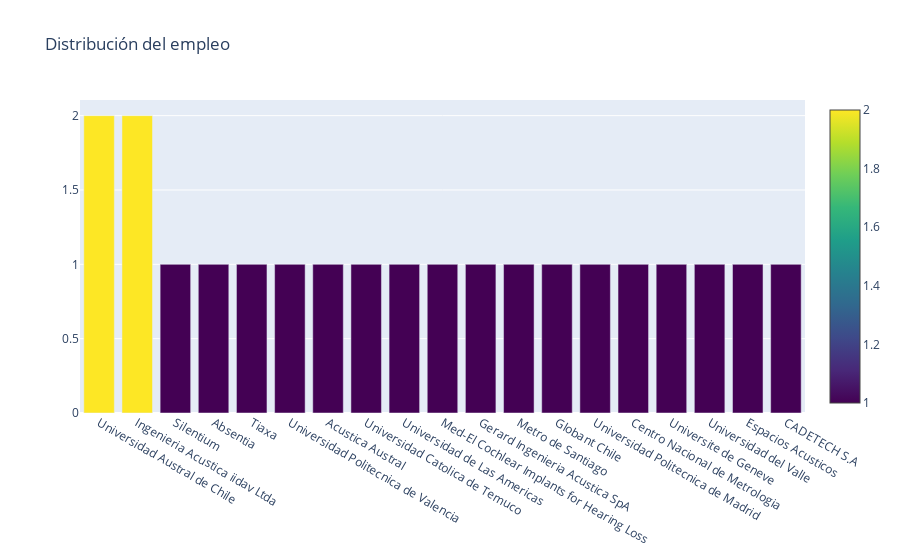

Notebook code cell kept with this figure:
### Code cell
cnt_srs = df_egresados_subset_columns['EmploymentStatus'].value_counts()
trace = go.Bar(
    x=cnt_srs.index,
    y=cnt_srs.values,
    marker=dict(
        #color = np.random.randn(500), #set color equal to a variable
        color = cnt_srs.values,
        colorscale='Viridis',
        showscale=True
    ),
)
layout = go.Layout(
    title='Distribución del empleo'
)
data = [trace]
fig = go.Figure(data=data, layout=layout)
py.iplot(fig, filename="background")

### Figure 1 — Plotly figure (JSON) as saved in the notebook; plotly's stock layout.template omitted (floating-point values rounded to 4 significant figures)
{"data": [{"marker": {"color": [2, 2, 1, 1, 1, 1, 1, 1, 1, 1, 1, 1, 1, 1, 1, 1, 1, 1, 1], "colorscale": [[0, "#440154"], [0.1111, "#482878"], [0.2222, "#3e4989"], [0.3333, "#31688e"], [0.4444, "#26828e"], [0.5556, "#1f9e89"], [0.6667, "#35b779"], [0.7778, "#6ece58"], [0.8889, "#b5de2b"], [1, "#fde725"]], "showscale": true}, "type": "bar", "x": ["Universidad Austral de Chile", "Ingenieria Acustica iidav Ltda", "Silentium", "Absentia", "Tiaxa", "Universidad Politecnica de Valencia", "Acustica Austral", "Universidad Catolica de Temuco", "Universidad de Las Americas", "Med-El Cochlear Implants for Hearing Loss", "Gerard Ingenieria Acustica SpA", "Metro de Santiago", "Globant Chile", "Universidad Politecnica de Madrid", "Centro Nacional de Metrologia", "Universite de Geneve", "Universidad del Valle", "Espacios Acusticos", "CADETECH S.A"], "y": [2, 2, 1, 1, 1, 1, 1, 1, 1, 1, 1, 1, 1, 1, 1, 1, 1, 1, 1]}], "layout": {"title": {"text": "Distribución del empleo"}}}
